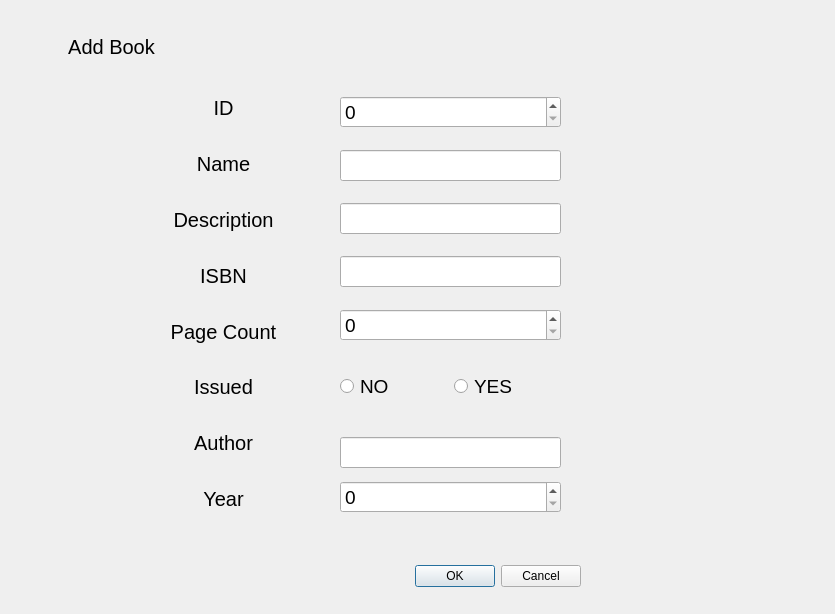
<?xml version="1.0" encoding="UTF-8"?>
<ui version="4.0">
 <class>Dialog</class>
 <widget class="QDialog" name="Dialog">
  <property name="geometry">
   <rect>
    <x>0</x>
    <y>0</y>
    <width>835</width>
    <height>614</height>
   </rect>
  </property>
  <property name="windowTitle">
   <string>Add Book Dialog</string>
  </property>
  <widget class="QDialogButtonBox" name="buttonBox">
   <property name="geometry">
    <rect>
     <x>240</x>
     <y>560</y>
     <width>341</width>
     <height>32</height>
    </rect>
   </property>
   <property name="orientation">
    <enum>Qt::Horizontal</enum>
   </property>
   <property name="standardButtons">
    <set>QDialogButtonBox::Cancel|QDialogButtonBox::Ok</set>
   </property>
  </widget>
  <widget class="QLabel" name="label">
   <property name="geometry">
    <rect>
     <x>31</x>
     <y>32</y>
     <width>161</width>
     <height>30</height>
    </rect>
   </property>
   <property name="font">
    <font>
     <pointsize>15</pointsize>
    </font>
   </property>
   <property name="text">
    <string>Add Book</string>
   </property>
   <property name="alignment">
    <set>Qt::AlignCenter</set>
   </property>
  </widget>
  <widget class="QWidget" name="layoutWidget">
   <property name="geometry">
    <rect>
     <x>133</x>
     <y>83</y>
     <width>181</width>
     <height>441</height>
    </rect>
   </property>
   <layout class="QVBoxLayout" name="verticalLayout">
    <item>
     <widget class="QLabel" name="label_2">
      <property name="font">
       <font>
        <pointsize>15</pointsize>
       </font>
      </property>
      <property name="text">
       <string>ID</string>
      </property>
      <property name="alignment">
       <set>Qt::AlignCenter</set>
      </property>
     </widget>
    </item>
    <item>
     <widget class="QLabel" name="label_3">
      <property name="font">
       <font>
        <pointsize>15</pointsize>
       </font>
      </property>
      <property name="text">
       <string>Name</string>
      </property>
      <property name="alignment">
       <set>Qt::AlignCenter</set>
      </property>
     </widget>
    </item>
    <item>
     <widget class="QLabel" name="label_4">
      <property name="font">
       <font>
        <pointsize>15</pointsize>
       </font>
      </property>
      <property name="text">
       <string>Description</string>
      </property>
      <property name="alignment">
       <set>Qt::AlignCenter</set>
      </property>
     </widget>
    </item>
    <item>
     <widget class="QLabel" name="label_5">
      <property name="font">
       <font>
        <pointsize>15</pointsize>
       </font>
      </property>
      <property name="text">
       <string>ISBN</string>
      </property>
      <property name="alignment">
       <set>Qt::AlignCenter</set>
      </property>
     </widget>
    </item>
    <item>
     <widget class="QLabel" name="label_6">
      <property name="font">
       <font>
        <pointsize>15</pointsize>
       </font>
      </property>
      <property name="text">
       <string>Page Count</string>
      </property>
      <property name="alignment">
       <set>Qt::AlignCenter</set>
      </property>
     </widget>
    </item>
    <item>
     <widget class="QLabel" name="label_7">
      <property name="font">
       <font>
        <pointsize>15</pointsize>
       </font>
      </property>
      <property name="text">
       <string>Issued</string>
      </property>
      <property name="alignment">
       <set>Qt::AlignCenter</set>
      </property>
     </widget>
    </item>
    <item>
     <widget class="QLabel" name="label_8">
      <property name="font">
       <font>
        <pointsize>15</pointsize>
       </font>
      </property>
      <property name="text">
       <string>Author</string>
      </property>
      <property name="alignment">
       <set>Qt::AlignCenter</set>
      </property>
     </widget>
    </item>
    <item>
     <widget class="QLabel" name="label_9">
      <property name="font">
       <font>
        <pointsize>15</pointsize>
       </font>
      </property>
      <property name="text">
       <string>Year</string>
      </property>
      <property name="alignment">
       <set>Qt::AlignCenter</set>
      </property>
     </widget>
    </item>
   </layout>
  </widget>
  <widget class="QWidget" name="layoutWidget">
   <property name="geometry">
    <rect>
     <x>340</x>
     <y>370</y>
     <width>221</width>
     <height>34</height>
    </rect>
   </property>
   <layout class="QHBoxLayout" name="horizontalLayout">
    <item>
     <widget class="QRadioButton" name="radioButton_2">
      <property name="font">
       <font>
        <pointsize>14</pointsize>
       </font>
      </property>
      <property name="text">
       <string>NO</string>
      </property>
     </widget>
    </item>
    <item>
     <widget class="QRadioButton" name="yes">
      <property name="font">
       <font>
        <pointsize>14</pointsize>
       </font>
      </property>
      <property name="text">
       <string>YES</string>
      </property>
      <property name="checkable">
       <bool>true</bool>
      </property>
      <property name="checked">
       <bool>false</bool>
      </property>
     </widget>
    </item>
   </layout>
  </widget>
  <widget class="QWidget" name="layoutWidget">
   <property name="geometry">
    <rect>
     <x>340</x>
     <y>430</y>
     <width>221</width>
     <height>91</height>
    </rect>
   </property>
   <layout class="QVBoxLayout" name="verticalLayout_2">
    <item>
     <widget class="QLineEdit" name="id_input_8">
      <property name="font">
       <font>
        <pointsize>14</pointsize>
       </font>
      </property>
      <property name="text">
       <string/>
      </property>
     </widget>
    </item>
    <item>
     <widget class="QSpinBox" name="page_count_spinbox_2">
      <property name="font">
       <font>
        <pointsize>14</pointsize>
       </font>
      </property>
      <property name="autoFillBackground">
       <bool>false</bool>
      </property>
      <property name="minimum">
       <number>0</number>
      </property>
      <property name="maximum">
       <number>999999999</number>
      </property>
     </widget>
    </item>
   </layout>
  </widget>
  <widget class="QWidget" name="layoutWidget">
   <property name="geometry">
    <rect>
     <x>340</x>
     <y>80</y>
     <width>221</width>
     <height>281</height>
    </rect>
   </property>
   <layout class="QVBoxLayout" name="verticalLayout_3">
    <item>
     <widget class="QSpinBox" name="id_spin_box">
      <property name="enabled">
       <bool>true</bool>
      </property>
      <property name="font">
       <font>
        <pointsize>14</pointsize>
       </font>
      </property>
      <property name="minimum">
       <number>0</number>
      </property>
      <property name="maximum">
       <number>999999999</number>
      </property>
     </widget>
    </item>
    <item>
     <widget class="QLineEdit" name="name_input">
      <property name="font">
       <font>
        <pointsize>14</pointsize>
       </font>
      </property>
      <property name="text">
       <string/>
      </property>
     </widget>
    </item>
    <item>
     <widget class="QLineEdit" name="description_input">
      <property name="font">
       <font>
        <pointsize>14</pointsize>
       </font>
      </property>
     </widget>
    </item>
    <item>
     <widget class="QLineEdit" name="isbn_input">
      <property name="font">
       <font>
        <pointsize>14</pointsize>
       </font>
      </property>
     </widget>
    </item>
    <item>
     <widget class="QSpinBox" name="page_count_spinbox">
      <property name="font">
       <font>
        <pointsize>14</pointsize>
       </font>
      </property>
      <property name="minimum">
       <number>0</number>
      </property>
      <property name="maximum">
       <number>999999999</number>
      </property>
     </widget>
    </item>
   </layout>
  </widget>
 </widget>
 <resources/>
 <connections>
  <connection>
   <sender>buttonBox</sender>
   <signal>accepted()</signal>
   <receiver>Dialog</receiver>
   <slot>accept()</slot>
   <hints>
    <hint type="sourcelabel">
     <x>248</x>
     <y>254</y>
    </hint>
    <hint type="destinationlabel">
     <x>157</x>
     <y>274</y>
    </hint>
   </hints>
  </connection>
  <connection>
   <sender>buttonBox</sender>
   <signal>rejected()</signal>
   <receiver>Dialog</receiver>
   <slot>reject()</slot>
   <hints>
    <hint type="sourcelabel">
     <x>316</x>
     <y>260</y>
    </hint>
    <hint type="destinationlabel">
     <x>286</x>
     <y>274</y>
    </hint>
   </hints>
  </connection>
 </connections>
</ui>
